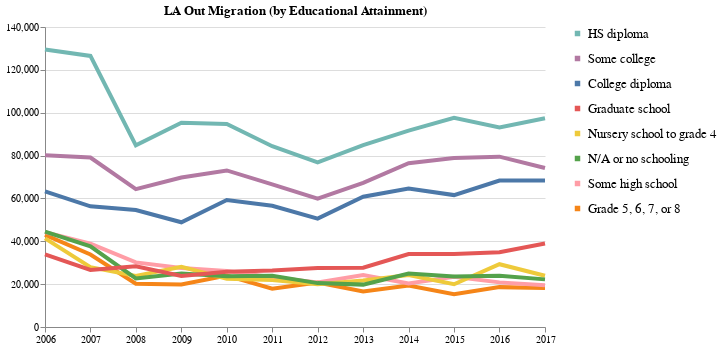

Notebook cell for this chart:
### Code cell
#Plotting via Altair
alt.Chart(level).mark_line(strokeWidth=4).encode(
    x=alt.X('year(Year)', 
            title=None, 
            axis=alt.Axis(labelFlush=False, grid=False)), 
    y=alt.Y('Count', 
            title=None, 
            scale=alt.Scale(domain=(0,140000))), 
    color=alt.Color('Education Level', 
                    title=None, 
                    legend=alt.Legend(values=['HS diploma', 'Some college', "College diploma", 'Graduate school', 
                                              'Nursery school to grade 4', 'N/A or no schooling', 'Some high school', 'Grade 5, 6, 7, or 8']))
).properties(width=500, title='LA Out Migration (by Educational Attainment)                            '
).configure_legend(labelFontSize=13, 
                   symbolStrokeWidth=5.5, 
                   symbolSize=30
).configure_view(strokeWidth=0)

### Figure 1 — Vega-Lite specification as saved in the notebook (floating-point values rounded to 4 significant figures)
{"$schema": "https://vega.github.io/schema/vega-lite/v2.6.0.json", "config": {"legend": {"labelFontSize": 13, "symbolSize": 30, "symbolStrokeWidth": 5.5}, "view": {"height": 300, "strokeWidth": 0, "width": 400}}, "data": {"name": "data-a4ab1742cfab97d941ee7adc37c469f0"}, "datasets": {"data-a4ab1742cfab97d941ee7adc37c469f0": [{"Count": 80117, "Education Level": "Some college", "Year": "2006-01-01T00:00:00"}, {"Count": 42975, "Education Level": "Grade 5, 6, 7, or 8", "Year": "2006-01-01T00:00:00"}, {"Count": 44299, "Education Level": "Some high school", "Year": "2006-01-01T00:00:00"}, {"Count": 41359, "Education Level": "Nursery school to grade 4", "Year": "2006-01-01T00:00:00"}, {"Count": 44514, "Education Level": "N/A or no schooling", "Year": "2006-01-01T00:00:00"}, {"Count": 129532, "Education Level": "HS diploma", "Year": "2006-01-01T00:00:00"}, {"Count": 63256, "Education Level": "College diploma", "Year": "2006-01-01T00:00:00"}, {"Count": 33872, "Education Level": "Graduate school", "Year": "2006-01-01T00:00:00"}, {"Count": 79089, "Education Level": "Some college", "Year": "2007-01-01T00:00:00"}, {"Count": 33851, "Education Level": "Grade 5, 6, 7, or 8", "Year": "2007-01-01T00:00:00"}, {"Count": 38917, "Education Level": "Some high school", "Year": "2007-01-01T00:00:00"}, {"Count": 27918, "Education Level": "Nursery school to grade 4", "Year": "2007-01-01T00:00:00"}, {"Count": 37607, "Education Level": "N/A or no schooling", "Year": "2007-01-01T00:00:00"}, {"Count": 126502, "Education Level": "HS diploma", "Year": "2007-01-01T00:00:00"}, {"Count": 56318, "Education Level": "College diploma", "Year": "2007-01-01T00:00:00"}, {"Count": 26644, "Education Level": "Graduate school", "Year": "2007-01-01T00:00:00"}, {"Count": 64333, "Education Level": "Some college", "Year": "2008-01-01T00:00:00"}, {"Count": 20210, "Education Level": "Grade 5, 6, 7, or 8", "Year": "2008-01-01T00:00:00"}, {"Count": 30153, "Education Level": "Some high school", "Year": "2008-01-01T00:00:00"}, {"Count": 23789, "Education Level": "Nursery school to grade 4", "Year": "2008-01-01T00:00:00"}, {"Count": 22652, "Education Level": "N/A or no schooling", "Year": "2008-01-01T00:00:00"}, {"Count": 84767, "Education Level": "HS diploma", "Year": "2008-01-01T00:00:00"}, {"Count": 54575, "Education Level": "College diploma", "Year": "2008-01-01T00:00:00"}, {"Count": 28351, "Education Level": "Graduate school", "Year": "2008-01-01T00:00:00"}, {"Count": 69786, "Education Level": "Some college", "Year": "2009-01-01T00:00:00"}, {"Count": 19797, "Education Level": "Grade 5, 6, 7, or 8", "Year": "2009-01-01T00:00:00"}, {"Count": 27586, "Education Level": "Some high school", "Year": "2009-01-01T00:00:00"}, {"Count": 28102, "Education Level": "Nursery school to grade 4", "Year": "2009-01-01T00:00:00"}, {"Count": 24964, "Education Level": "N/A or no schooling", "Year": "2009-01-01T00:00:00"}, {"Count": 95366, "Education Level": "HS diploma", "Year": "2009-01-01T00:00:00"}, {"Count": 48864, "Education Level": "College diploma", "Year": "2009-01-01T00:00:00"}, {"Count": 23852, "Education Level": "Graduate school", "Year": "2009-01-01T00:00:00"}, {"Count": 73065, "Education Level": "Some college", "Year": "2010-01-01T00:00:00"}, {"Count": 23980, "Education Level": "Grade 5, 6, 7, or 8", "Year": "2010-01-01T00:00:00"}, {"Count": 26151, "Education Level": "Some high school", "Year": "2010-01-01T00:00:00"}, {"Count": 22500, "Education Level": "Nursery school to grade 4", "Year": "2010-01-01T00:00:00"}, {"Count": 23664, "Education Level": "N/A or no schooling", "Year": "2010-01-01T00:00:00"}, {"Count": 94772, "Education Level": "HS diploma", "Year": "2010-01-01T00:00:00"}, {"Count": 59253, "Education Level": "College diploma", "Year": "2010-01-01T00:00:00"}, {"Count": 25814, "Education Level": "Graduate school", "Year": "2010-01-01T00:00:00"}, {"Count": 66561, "Education Level": "Some college", "Year": "2011-01-01T00:00:00"}, {"Count": 17886, "Education Level": "Grade 5, 6, 7, or 8", "Year": "2011-01-01T00:00:00"}, {"Count": 23253, "Education Level": "Some high school", "Year": "2011-01-01T00:00:00"}, {"Count": 21876, "Education Level": "Nursery school to grade 4", "Year": "2011-01-01T00:00:00"}, {"Count": 23946, "Education Level": "N/A or no schooling", "Year": "2011-01-01T00:00:00"}, {"Count": 84364, "Education Level": "HS diploma", "Year": "2011-01-01T00:00:00"}, {"Count": 56585, "Education Level": "College diploma", "Year": "2011-01-01T00:00:00"}, {"Count": 26413, "Education Level": "Graduate school", "Year": "2011-01-01T00:00:00"}, {"Count": 59851, "Education Level": "Some college", "Year": "2012-01-01T00:00:00"}, {"Count": 20804, "Education Level": "Grade 5, 6, 7, or 8", "Year": "2012-01-01T00:00:00"}, {"Count": 20824, "Education Level": "Some high school", "Year": "2012-01-01T00:00:00"}, {"Count": 19955, "Education Level": "Nursery school to grade 4", "Year": "2012-01-01T00:00:00"}, {"Count": 20487, "Education Level": "N/A or no schooling", "Year": "2012-01-01T00:00:00"}, {"Count": 76796, "Education Level": "HS diploma", "Year": "2012-01-01T00:00:00"}, {"Count": 50593, "Education Level": "College diploma", "Year": "2012-01-01T00:00:00"}, {"Count": 27517, "Education Level": "Graduate school", "Year": "2012-01-01T00:00:00"}, {"Count": 67272, "Education Level": "Some college", "Year": "2013-01-01T00:00:00"}, {"Count": 16560, "Education Level": "Grade 5, 6, 7, or 8", "Year": "2013-01-01T00:00:00"}, {"Count": 24276, "Education Level": "Some high school", "Year": "2013-01-01T00:00:00"}, {"Count": 21737, "Education Level": "Nursery school to grade 4", "Year": "2013-01-01T00:00:00"}, {"Count": 19777, "Education Level": "N/A or no schooling", "Year": "2013-01-01T00:00:00"}, {"Count": 84842, "Education Level": "HS diploma", "Year": "2013-01-01T00:00:00"}, {"Count": 60781, "Education Level": "College diploma", "Year": "2013-01-01T00:00:00"}, {"Count": 27669, "Education Level": "Graduate school", "Year": "2013-01-01T00:00:00"}, {"Count": 76403, "Education Level": "Some college", "Year": "2014-01-01T00:00:00"}, {"Count": 19339, "Education Level": "Grade 5, 6, 7, or 8", "Year": "2014-01-01T00:00:00"}, {"Count": 20278, "Education Level": "Some high school", "Year": "2014-01-01T00:00:00"}, {"Count": 24273, "Education Level": "Nursery school to grade 4", "Year": "2014-01-01T00:00:00"}, {"Count": 24921, "Education Level": "N/A or no schooling", "Year": "2014-01-01T00:00:00"}, {"Count": 91663, "Education Level": "HS diploma", "Year": "2014-01-01T00:00:00"}, {"Count": 64607, "Education Level": "College diploma", "Year": "2014-01-01T00:00:00"}, {"Count": 34036, "Education Level": "Graduate school", "Year": "2014-01-01T00:00:00"}, {"Count": 78861, "Education Level": "Some college", "Year": "2015-01-01T00:00:00"}, {"Count": 15244, "Education Level": "Grade 5, 6, 7, or 8", "Year": "2015-01-01T00:00:00"}, {"Count": 23489, "Education Level": "Some high school", "Year": "2015-01-01T00:00:00"}, {"Count": 19963, "Education Level": "Nursery school to grade 4", "Year": "2015-01-01T00:00:00"}, {"Count": 23593, "Education Level": "N/A or no schooling", "Year": "2015-01-01T00:00:00"}, {"Count": 97580, "Education Level": "HS diploma", "Year": "2015-01-01T00:00:00"}, {"Count": 61554, "Education Level": "College diploma", "Year": "2015-01-01T00:00:00"}, {"Count": 34122, "Education Level": "Graduate school", "Year": "2015-01-01T00:00:00"}, {"Count": 79485, "Education Level": "Some college", "Year": "2016-01-01T00:00:00"}, {"Count": 18608, "Education Level": "Grade 5, 6, 7, or 8", "Year": "2016-01-01T00:00:00"}, {"Count": 20824, "Education Level": "Some high school", "Year": "2016-01-01T00:00:00"}, {"Count": 29304, "Education Level": "Nursery school to grade 4", "Year": "2016-01-01T00:00:00"}, {"Count": 23935, "Education Level": "N/A or no schooling", "Year": "2016-01-01T00:00:00"}, {"Count": 93075, "Education Level": "HS diploma", "Year": "2016-01-01T00:00:00"}, {"Count": 68343, "Education Level": "College diploma", "Year": "2016-01-01T00:00:00"}, {"Count": 34937, "Education Level": "Graduate school", "Year": "2016-01-01T00:00:00"}, {"Count": 74219, "Education Level": "Some college", "Year": "2017-01-01T00:00:00"}, {"Count": 18206, "Education Level": "Grade 5, 6, 7, or 8", "Year": "2017-01-01T00:00:00"}, {"Count": 19514, "Education Level": "Some high school", "Year": "2017-01-01T00:00:00"}, {"Count": 23937, "Education Level": "Nursery school to grade 4", "Year": "2017-01-01T00:00:00"}, {"Count": 22222, "Education Level": "N/A or no schooling", "Year": "2017-01-01T00:00:00"}, {"Count": 97410, "Education Level": "HS diploma", "Year": "2017-01-01T00:00:00"}, {"Count": 68335, "Education Level": "College diploma", "Year": "2017-01-01T00:00:00"}, {"Count": 38939, "Education Level": "Graduate school", "Year": "2017-01-01T00:00:00"}]}, "encoding": {"color": {"field": "Education Level", "legend": {"values": ["HS diploma", "Some college", "College diploma", "Graduate school", "Nursery school to grade 4", "N/A or no schooling", "Some high school", "Grade 5, 6, 7, or 8"]}, "title": null, "type": "nominal"}, "x": {"axis": {"grid": false, "labelFlush": false}, "field": "Year", "timeUnit": "year", "title": null, "type": "temporal"}, "y": {"field": "Count", "scale": {"domain": [0, 140000]}, "title": null, "type": "quantitative"}}, "mark": {"strokeWidth": 4, "type": "line"}, "title": "LA Out Migration (by Educational Attainment)                            ", "width": 500}
